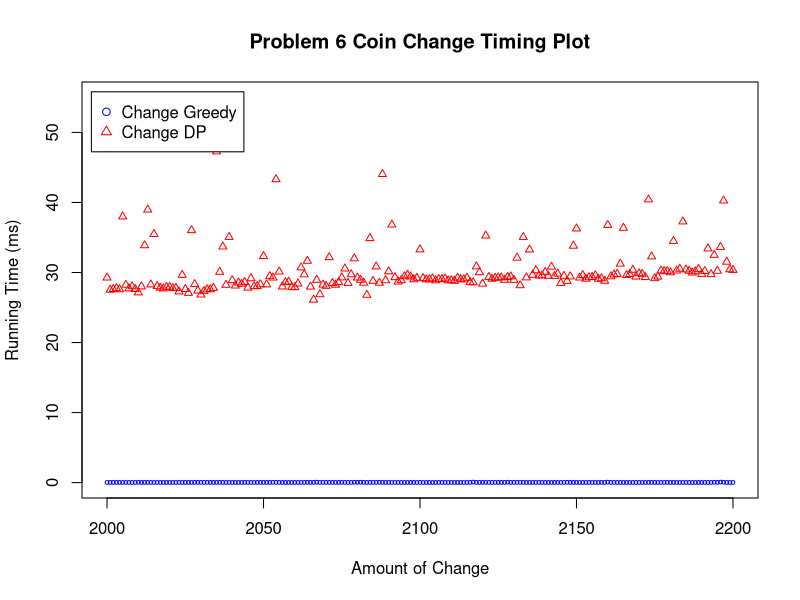

This figure's R source:
data <- read.csv(file="timing6.csv",head=TRUE,sep=",")

y1 = data$timing[data$algorithm=="changegreedy"]
y2 = data$timing[data$algorithm=="changedp"]

df <- data.frame(y1, y2, x = data$size[data$algorithm=="changedp"])

plot(y1 ~ x, data=df, type="p", pch=1, cex=0.5, col="blue", xlim=c(2000, 2200), ylim=c(0, 55), main="Problem 6 Coin Change Timing Plot", xlab="Amount of Change", ylab="Running Time (ms)")

lines(y2 ~ x, data=df, type="p", pch=2, cex=0.8, col="red")

legend(1995, 55.8, c("Change Greedy", "Change DP"), pch=c(1,2), col=c("blue","red"))

dev.copy(png, 'time3.png')
dev.off()